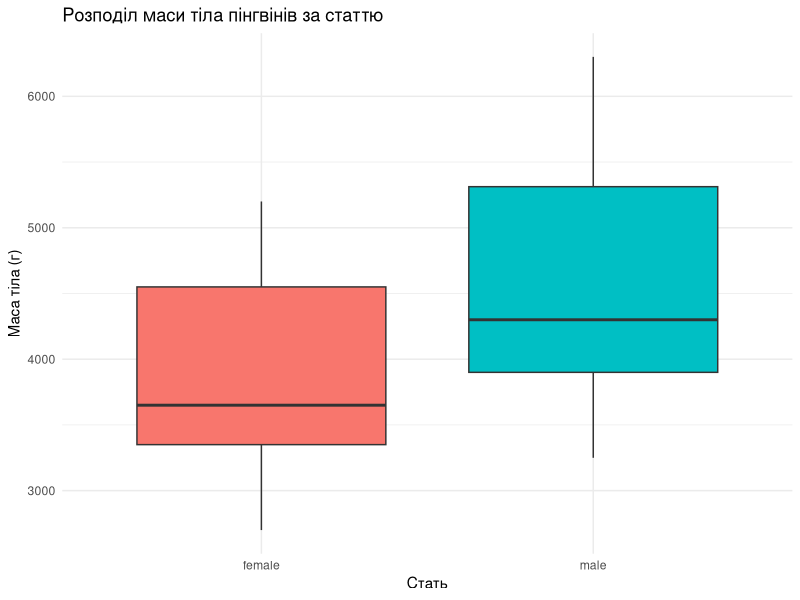
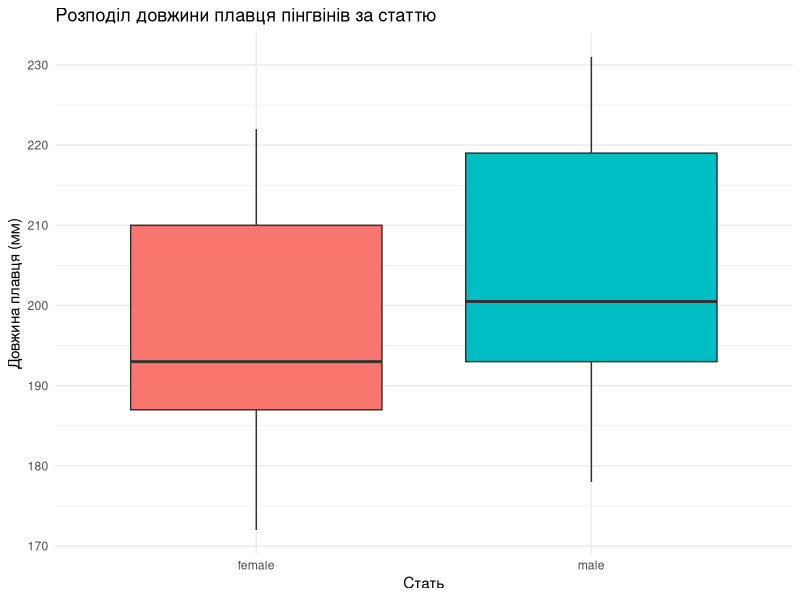
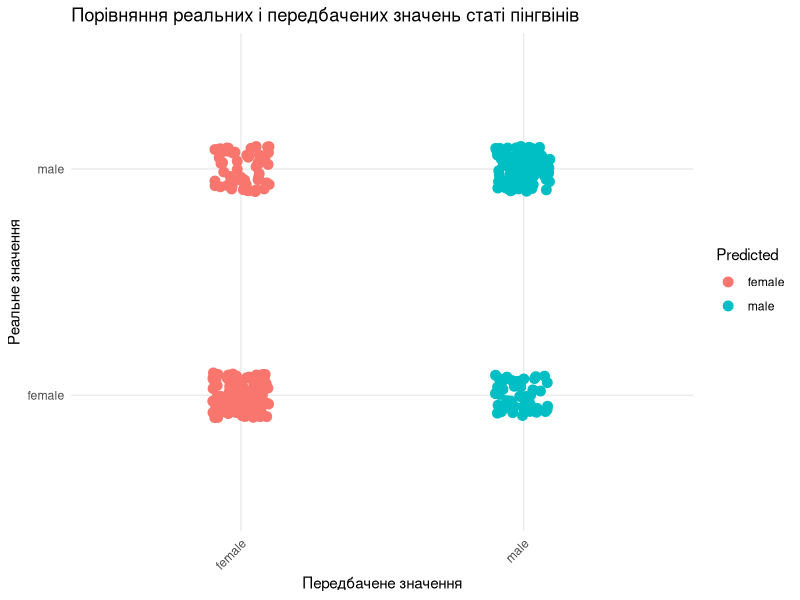

These charts were generated, in order, by the following R code:
## ---- chunk 1
# Завантажуємо необхідні бібліотеки
library(ggplot2)
library(tidyverse)
library(palmerpenguins)
library(MASS)  # для LDA
library(readxl)  # для роботи з Excel файлами

# Завантажуємо датасет penguins
data("penguins")

# Перевіряємо типи даних
str(penguins)

# Очищаємо дані (видаляємо пропущені значення)
# Перевіряємо, чи можна застосувати select() коректно
penguins_clean <- penguins %>%
  drop_na() %>%
  dplyr::select(sex, flipper_length_mm, body_mass_g)  # Вказуємо явне ім'я пакету для select

# Перетворюємо стовпець sex на фактор
penguins_clean$sex <- factor(penguins_clean$sex)

# Перевіряємо результат
str(penguins_clean)
head(penguins_clean)

ggplot(penguins_clean, aes(x = sex, y = body_mass_g, fill = sex)) +
  geom_boxplot() +
  labs(
    title = "Розподіл маси тіла пінгвінів за статтю",
    x = "Стать",
    y = "Маса тіла (г)"
  ) +
  theme_minimal() +
  theme(legend.position = "none")
# Графік Boxplot для довжини плавця за статтю
ggplot(penguins_clean, aes(x = sex, y = flipper_length_mm, fill = sex)) +
  geom_boxplot() +
  labs(
    title = "Розподіл довжини плавця пінгвінів за статтю",
    x = "Стать",
    y = "Довжина плавця (мм)"
  ) +
  theme_minimal() +
  theme(legend.position = "none")

# Будуємо модель LDA
lda_model <- lda(sex ~ flipper_length_mm + body_mass_g, data = penguins_clean)

# Переглядаємо результати моделі
lda_model

# Виконуємо передбачення
predictions <- predict(lda_model)

# Створюємо таблицю для порівняння реальних і передбачених значень
comparison <- data.frame(Actual = penguins_clean$sex, Predicted = predictions$class)

# Переглядаємо таблицю
head(comparison)

# Створюємо графік для порівняння реальних і передбачених значень статі пінгвінів
ggplot(comparison, aes(x = Predicted, y = Actual)) +
  geom_jitter(aes(color = Predicted), width = 0.1, height = 0.1, size = 3) +  # Для точок з невеликим випадковим зсувом
  geom_abline(slope = 0, intercept = 0, linetype = "dashed", color = "red") +  # Лінія ідеального передбачення
  labs(
    title = "Порівняння реальних і передбачених значень статі пінгвінів",
    x = "Передбачене значення",
    y = "Реальне значення"
  ) +
  theme_minimal() +  # Мінімалістичний стиль
  theme(axis.text.x = element_text(angle = 45, hjust = 1))  # Поворот підписів по осі X для кращої читаємості

# Обчислюємо точність класифікації
accuracy <- mean(comparison$Actual == comparison$Predicted)
print(paste("Точність класифікації: ", accuracy))

# Встановлюємо пакет для запису в Excel
library(writexl)

# Записуємо результати в Excel файл
write_xlsx(comparison, "hx.xlsx")

